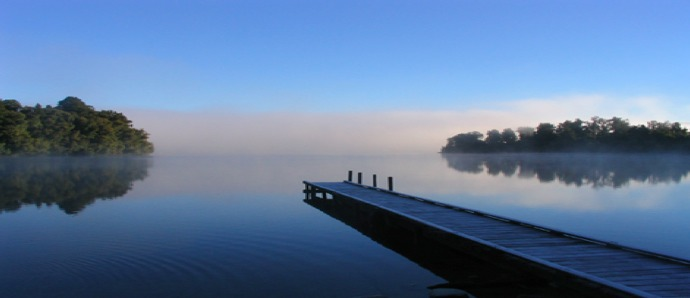
#> input picture test.jpg, 690 x 298 px
$ python -i jsg.py   (imports and definitions only)   (Python 2 division)   (older library calls are emulated)
#> lines starting #> are read from the running program, lines starting #| are printed output that depends on the picture; after the words box and inside, x2 and y2 are one past the last pixel; in counts of white or black regions, pixels touching at a corner belong together
#> further down, picture is the input picture: shape (298, 690, 3); mean B, G, R 156.2, 120.3, 93.5
#!/usr/bin/env python
from __future__ import division
import cv2
import sys
import logging
import numpy as np
"""Module: jsg
Implements glyph finding using OpenCV.
Written by Joakim Skjefstad
"""
# [1 line not run here, left out]

class PotentialGlyph:
	# [12 lines left out: function __init__, not called in this run]

	def __str__(self):
		return "JoakimGlyph %s, area=%s" % (self.nr, self.area)

	# [39 lines left out: functions compute_glyph, _crop_transform_roi, _otsu_roi, _identify_glyph_matrix, check_region_fill, not called in this run]

# [2 lines not run here, left out]

def __init__():
	print "loaded jsg module."

# [28 lines left out: functions rectify, find_potential_glyphs, not called in this run]

def preprocess(img):
	height, width, depth = img.shape
#> height = 298; width = 690; depth = 3
	img_gray = cv2.cvtColor(img, cv2.COLOR_BGR2GRAY)
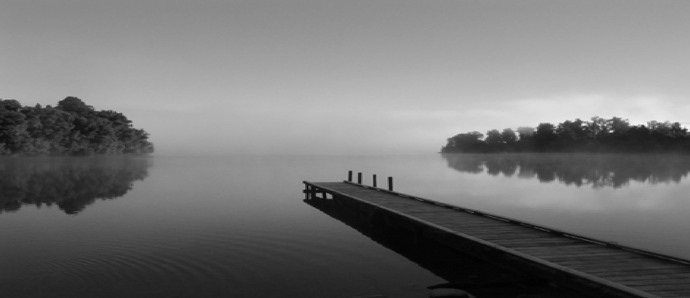
#> img_gray: shape (298, 690); min 1, max 247, mean 116.4
	img_blur = cv2.GaussianBlur(img_gray,(3,3),0)
	img_edge = cv2.Canny(img_gray, 100, 200)
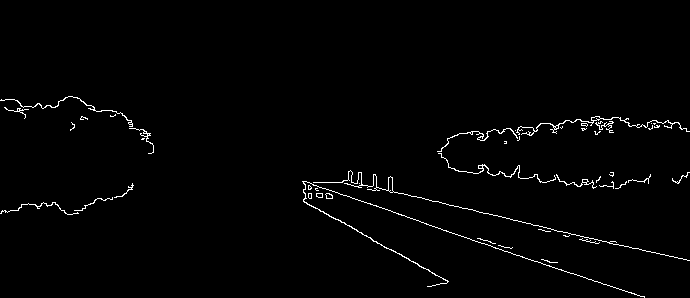
#> img_edge: shape (298, 690); 1.4% white in thin lines or dots, all inside (x1, y1, x2, y2) = (0, 96, 690, 298)
	return img_edge

# [16 lines left out: functions compare_glyphs, delta_to_center, not called in this run]

>>> import cv2
>>> picture = cv2.imread('../test.jpg')
>>> result = preprocess(picture)
